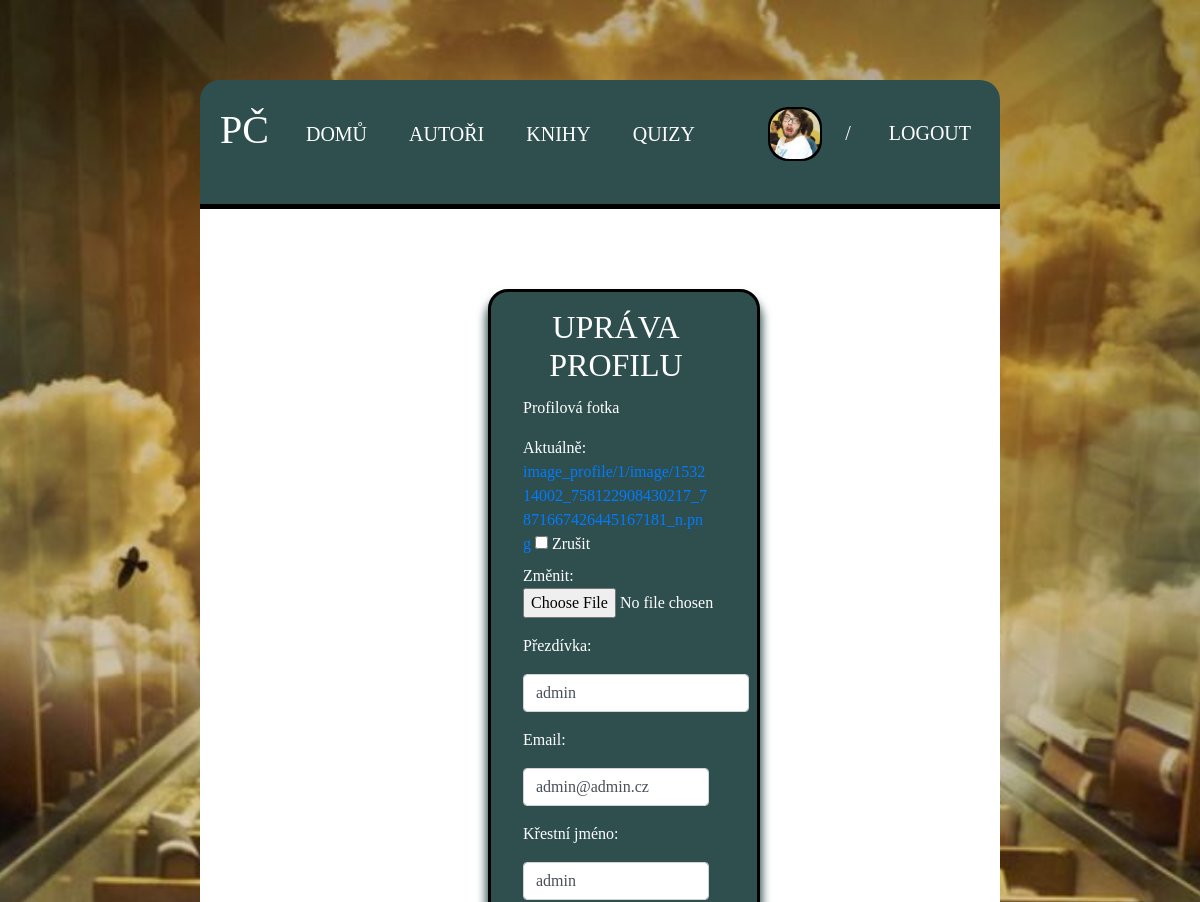
Before: /DatabaseAccounts/edit/ (signed in, upper part) with the older database file.
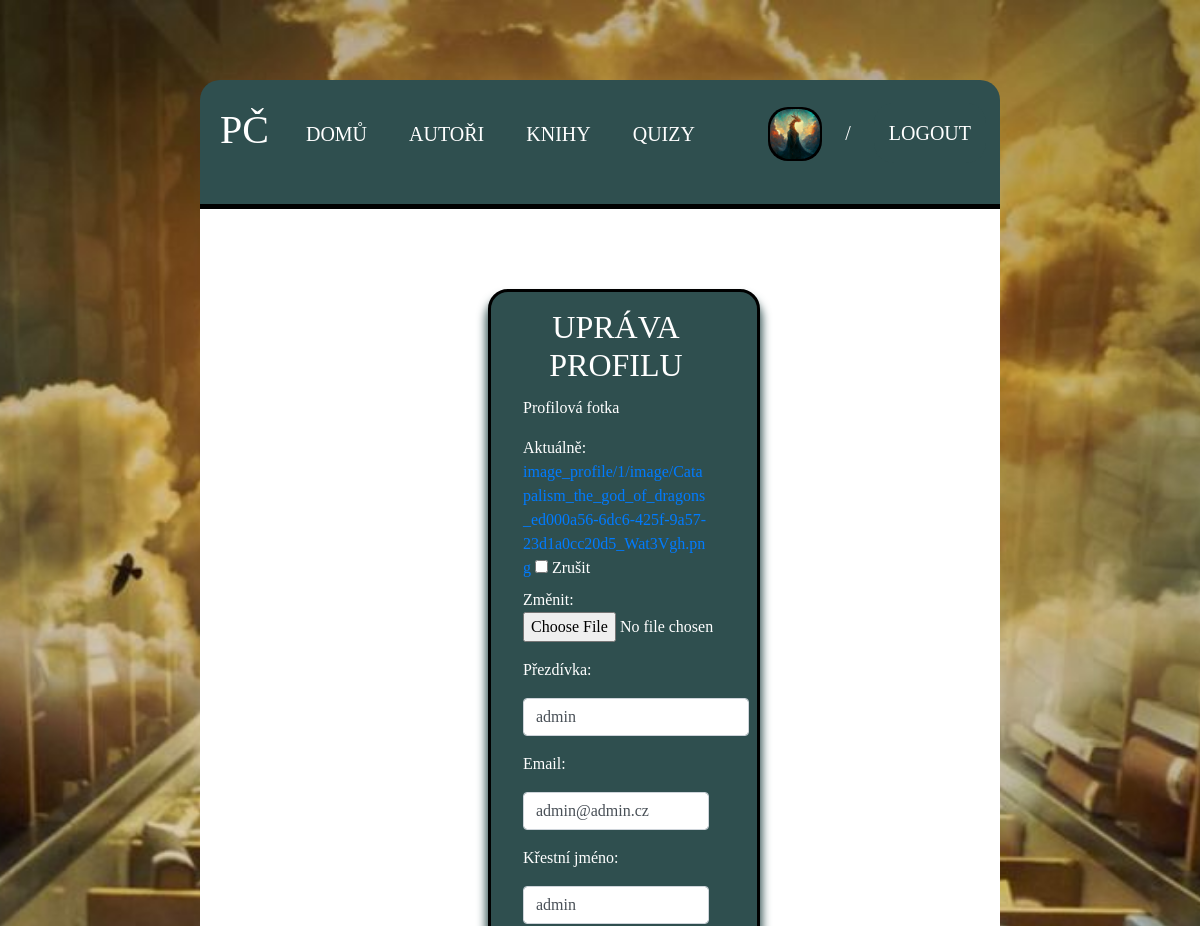
After: the same page with the newer database file.
### DatabaseAccounts/models.py (models this page shows, shortened)
class Profile(AbstractBaseUser, PermissionsMixin):
    email = models.EmailField(_('email address'), unique=True)
    username = models.CharField(max_length=150, unique=True)
    first_name = models.CharField(max_length=150, blank=True)
    last_name = models.CharField(max_length=150, blank=True)
    age = models.IntegerField(null=True, blank=True)
    phone_number = models.CharField(max_length=12, blank=True, null=True)
    city = models.CharField(max_length=250, blank=True, null=True)
    street = models.CharField(max_length=250, blank=True, null=True)
    PCS = models.CharField(max_length=250, blank=True, null=True)
    image = models.ImageField(upload_to=profile_images, blank=True, null=True)
    about = models.TextField(_('about'), max_length=1000, blank=True, null=True)
    is_staff = models.BooleanField(default=False)
    is_active = models.BooleanField(default=True)
    object = CustomAccountManager()
    USERNAME_FIELD = 'email'
    REQUIRED_FIELDS = ['username','first_name','last_name']

### DatabaseAccounts/views.py (the view, shortened to what this page needs)
# urls.py: path('edit/', edit_view.as_view(), name='edit'),
class edit_view(generic.UpdateView):
    form_class = MyEditForm
    template_name = 'accounts/edit.html'
    success_url = reverse_lazy('profile')
    def get_object(self, queryset=None):
        return self.request.user

### DatabaseAccounts/templates/accounts/edit.html (shortened to what this page needs)
{% extends "base2.html" %}
{% block content %}
<hr class="lineHere">
    <div class="containerLoginTextMain">
        <div class="containerLoginText">
            <div class="containerLogin">
                <h2 style="text-align: center;padding-bottom: 2%; text-transform: uppercase">Upráva profilu</h2>
                <form class="site-form" action="{% url 'edit' %}" method="post" enctype="multipart/form-data">
                    <p>Profilová fotka</p>
                    <p class="text-break">{{ form.image }}</p>
                    <p>Přezdívka:</p>
                    <p>{{ form.username }}</p>
                    <p>Email:</p>
                    <p>{{ form.email }}</p>
                    <p>Křestní jméno:</p>
                    <p>{{ form.first_name }}</p>
                </form>
            </div>
        </div>
    </div>
{% endblock %}

### DatabaseApps/templates/page/navbar.html (shortened to what this page needs)
<nav class="navbar">
        <ul class="ulLeft">
            <div class="logoLeft"><a>PČ</a></div>
            <ul>
                <li><a href="{% url 'index' %}">Domů</a></li>
                <li><a href="{% url 'authorlist' %}">Autoři</a></li>
                <li><a href="{% url 'booklist' %}">Knihy</a></li>
                <li><a href="{% url 'quizlist' %}">Quizy</a></li>
            </ul>
        </ul>
        <ul class="ulRight">
            {% if user.is_authenticated %}
                {% if request.user.image %}
                    <span><a href="{% url 'profile' %}" class="avatar_pButton"><img class="avatar_p" src="{{ request.user.image.url }}"></a></span>
                {% else %}
                    <span><a href="{% url 'profile' %}" class="logoutButton">{{ request.user.username }}</a></span>
                {% endif %}
                <li class="lomitkoRight">/</li>
                <li><form class="logout-link" action="{% url 'logout' %}" method="post">
                <button type="submit" class="logoutButton">Logout</button>
                </form></li>
            {% else %}
                <li><a href="{% url 'login' %}">login</a></li>
                <li class="lomitkoRight">/</li>
                <li><a href="{% url 'register' %}">register</a></li>
            {% endif %}
        </ul>
</nav>

Changed rows visible on the page:
changed Profile "admin": user.image: a different picture
Other visible differences:
text no longer shown: "Aktuálně: image_profile/1/image/153214002_758122908430217_7871667426445167181_n.png Zrušit Změnit:"
text now shown: "Aktuálně: image_profile/1/image/Catapalism_the_god_of_dragons_ed000a56-6dc6-425f-9a57-23d1a0cc20d5_Wat3Vgh.png Zrušit Změnit:"
